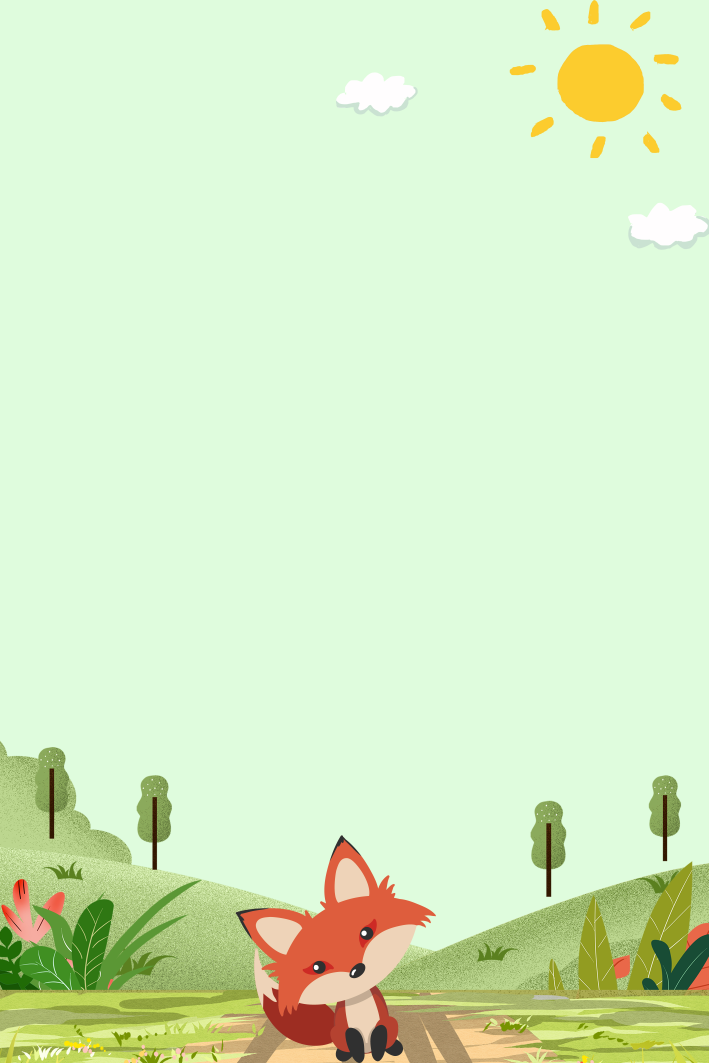
#> input picture MyWork/Day 91/Images/Image2.jpg, 3545 x 5315 px (shown at 1/5 size)
$ jupyter execute --allow-errors gen.ipynb
#> lines starting #> are read from the running program, lines starting #| are printed output that depends on the picture
Image Colour Palette Generator

[cell 1]
from PIL import Image
import matplotlib.pyplot as plt
from sklearn.cluster import KMeans
import numpy as np
from collections import Counter
import webcolors

#> (a cell that did not finish here is left out)

[cell 3]
#Find Hex codes of the most common colors in the images k-means clustering

def get_colors(image, number_of_colors, show_chart):
    colors = []
    modified_image = image.convert('RGB')
    modified_image = modified_image.resize((400, 600), Image.Resampling.NEAREST)
    for count, (r, g, b) in modified_image.getcolors(400 * 600):
        colors.append((r, g, b))
    clf = KMeans(n_clusters = number_of_colors)
    labels = clf.fit_predict(colors)
    counts = Counter(labels)
    center_colors = clf.cluster_centers_
    ordered_colors = [center_colors[i] for i in counts.keys()]
    hex_colors = [RGB2HEX(ordered_colors[i]) for i in counts.keys()]
    rgb_colors = [ordered_colors[i] for i in counts.keys()]
    if (show_chart):
        plt.figure(figsize = (8, 6))
        plt.pie(counts.values(), labels = hex_colors, colors = hex_colors)
    return rgb_colors

#Convert RGB to Hex
def RGB2HEX(color):
    return "#{:02x}{:02x}{:02x}".format(int(color[0]), int(color[1]), int(color[2]))


#Get the most common colors in the images
#> (the rest of this cell did not finish here and is left out)

[cell 4]
#Now we can use the hex codes to find the closest color name in the webcolors library

def closest_colour(requested_colour):
    min_colours = {}
    for key, name in webcolors.CSS3_HEX_TO_NAMES.items():
        r_c, g_c, b_c = webcolors.hex_to_rgb(key)
        rd = (r_c - requested_colour[0]) ** 2
        gd = (g_c - requested_colour[1]) ** 2
        bd = (b_c - requested_colour[2]) ** 2
        min_colours[(rd + gd + bd)] = name
    return min_colours[min(min_colours.keys())]

def get_colour_name(requested_colour):
    try:
        closest_name = actual_name = webcolors.rgb_to_name(requested_colour)
    except ValueError:
        closest_name = closest_colour(requested_colour)
        actual_name = None
    return closest_name

print("****************************************************")
#Get the webcolors names of the most common colors in the images
#> (the rest of this cell did not finish here and is left out)

[cell 5]
#Now let's create one function that does all of the above

def get_image_color_and_show(number_of_colors, show_chart):
    #get a picture from the user
#> called with number_of_colors = 10, show_chart = True
    image = input("Enter the image path: ")
#> the answer given: Images/Image2.jpg
    image = Image.open(image)
#> image is the input picture: PIL image 3545x5315 RGB; mean R, G, B 213.7, 236.5, 196.8
    number_of_colors = int(input("Enter the number of colors: "))
#> the answer given: 3
    show_chart = input("Show chart? (y/n): ")
#> the answer given: y
    if show_chart == 'y':
        show_chart = True
    else:
        show_chart = False
    colors = []
    modified_image = image.convert('RGB')
    modified_image = modified_image.resize((400, 600), Image.Resampling.NEAREST)
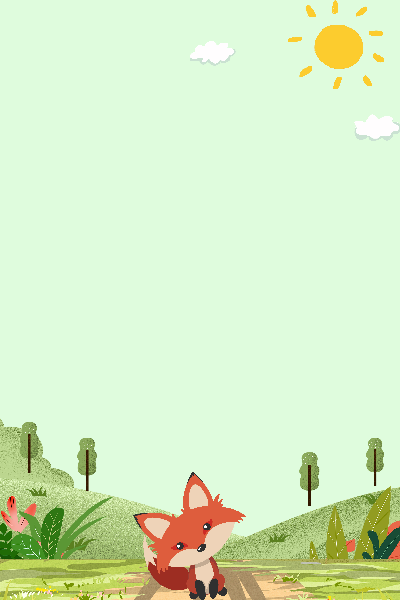
#> modified_image: PIL image 400x600 RGB; mean R, G, B 213.7, 236.5, 196.8
    for count, (r, g, b) in modified_image.getcolors(400 * 600):
        colors.append((r, g, b))
#> this loop made 8676 passes
#> (count, r, g, b) on passes 1, 3, 4: (36, 255, 255, 255), (1, 253, 255, 239), (1, 250, 255, 235)
#> after the loop, colors = 8676 items, first 6: (255, 255, 255), (254, 255, 251), (253, 255, 239), (250, 255, 235), (247, 255, 255), (244, 255, 255)
    clf = KMeans(n_clusters = number_of_colors)
    labels = clf.fit_predict(colors)
#> labels = 8676 values, max 2 at index 48, min 0 at index 0, mean 1.2
    counts = Counter(labels)
#> counts = {0: 2583, 1: 1749, 2: 4344}
    center_colors = clf.cluster_centers_
    ordered_colors = [center_colors[i] for i in counts.keys()]
#> ordered_colors = [[218.3, 220.7, 158.8], [91.69, 110.3, 37.66], [172.3, 171.7, 91.62]]
    hex_colors = [RGB2HEX(ordered_colors[i]) for i in counts.keys()]
#> hex_colors = ['#dadc9e', '#5b6e25', '#acab5b']
    rgb_colors = [ordered_colors[i] for i in counts.keys()]
#> rgb_colors has the same summary as ordered_colors
    if (show_chart):
        plt.figure(figsize = (8, 6))
        plt.pie(counts.values(), labels = hex_colors, colors = hex_colors)
    return rgb_colors

my_image = get_image_color_and_show(10, True)
#> my_image has the same summary as ordered_colors in get_image_color_and_show
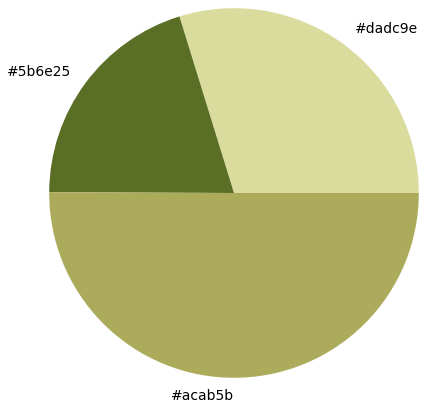
#> figure drawn by matplotlib, 1 panel
